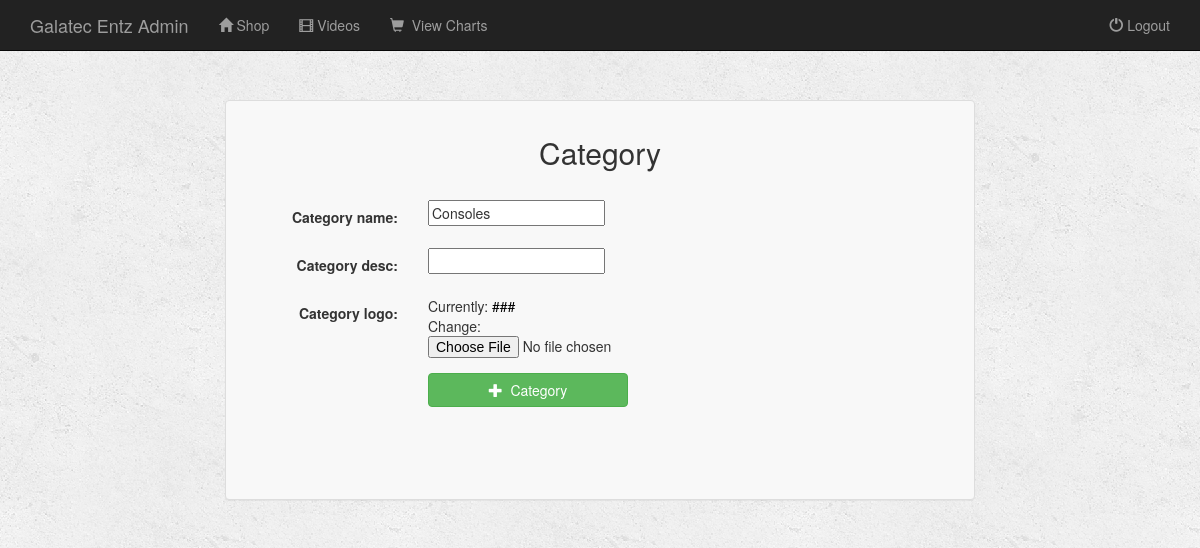
/galaAdmin/edit_category/1, run on an earlier commit of the app's database.
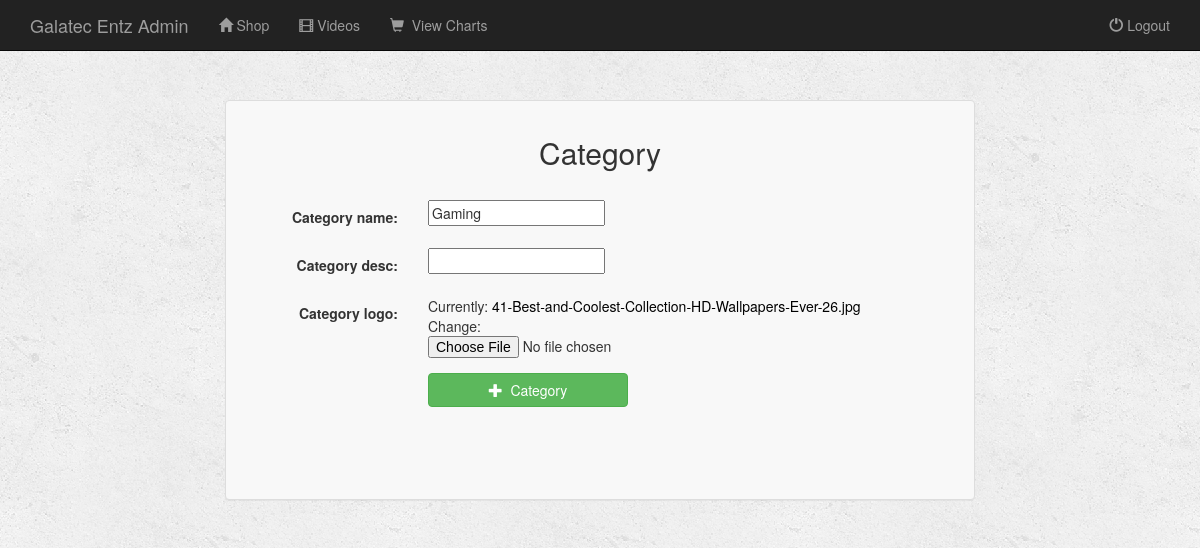
And on a later commit of the database.
### shop/models.py (models this page shows, shortened)
class Category(models.Model):
    category_name = models.CharField(max_length=250)
    category_desc = models.CharField(max_length=250)
    category_logo = models.FileField()

### shop/views.py (the view)
# urls.py: url(r'^edit_category/(?P<pk>[0-9]+)$', CategoryUpdate.as_view(), name='category-edit'),
class CategoryUpdate(UpdateView):
    title = "Edit Category"
    model = Category
    fields = ['category_name',  'category_desc', 'category_logo']

### shop/templates/shop/category_form.html (shortened to what this page needs)
{% include 'gala/base.html' %}
{% block content %}
{% load staticfiles %}
<div class="container" style="margin-top:50px;">
     <div class="row">
         <div class="col-md-2 clearfix"></div>
         <div class="col-md-8">
             <div class="panel panel-default add-cat-panel">
                <div class="panel-body">
                    <h2 class="text-center">Category</h2>
                    <form class="form-horizontal" style="margin-top:30px;" action="" method="post" enctype="multipart/form-data">
                         {% include 'shop/form-template.html' %}
                         <div class="form-group">
                             <div class="col-sm-offset-3 col-md-9">
                                 <button type="submit" class="btn btn-cat btn-success"><span class="glyphicon glyphicon-plus"></span>&nbsp; Category</button>
                             </div>
                         </div>
                     </form>
                </div>
             </div>
         </div>
         <div class="col-md-2 clearfix"></div>
     </div>
</div>
{% endblock %}

### gala/templates/gala/base.html (shortened to what this page needs)
<!DOCTYPE html>
<html lang="en">
<head>
    {% load staticfiles %}
    <link rel="stylesheet" type="text/css" href="{% static 'css/bootstrap.css' %}"/>
    <link rel="stylesheet" type="text/css" href="{% static 'css/font-awesome.css' %}"/>
    <link rel="stylesheet" type="text/css" href="{% static 'css/style.css' %}"/>
</head>
<body style="background-color: #F0F0F0;">
<div class="navbar navbar-inverse navbar-fixed-top" role="navigation">
    <div class="container">
        <div class="navbar-header">
            <a class="navbar-brand" href="{% url 'gala:index' %}">Galatec Entz Admin</a>
        </div>
        <div id="topNavBar" class="navbar-collapse collapse">
            <ul class="nav navbar-nav">
                <li class="#"><a href="{% url 'gala:shop' %}"><span
                        class="glyphicon glyphicon-home"></span>&nbsp;Shop</a></li>
                <li><a href="{% url 'gala:videos' %}"><span class="glyphicon glyphicon-film"></span>&nbsp;Videos</a>
                </li>
                <li><a href="{% url 'gala:chart' %}"><span class="glyphicon glyphicon-shopping-cart"></span>&nbsp; View
                    Charts</a></li>
            </ul>
            <ul class="nav navbar-nav navbar-right">
                <li><a href="{% url 'index' %}"><span class="glyphicon glyphicon-off"></span>&nbsp;Logout</a></li>
            </ul>
        </div>
    </div>
</div>
<div class="footer">
    <p>&copy; Company 2017</p>
</div>
</body>
</html>

### shop/templates/shop/form-template.html (shortened to what this page needs)
{% for field in form %}
<div class="form-group">
    <div class="col-sm-offset-3 col-sm-9">
    </div>
    <label class="col-md-3 control-label">{{ field.label_tag }}</label>
    <div class="col-md-9 field">
        {{ field }}
    </div>
</div>
{% endfor %}

### static/css/style.css (style rules this page uses)
body { background: white url("../img/background.png"); }
a { text-decoration:none; }
.footer { text-align: center; }
ul { list-style:none; }
a:link,hover,active,visited { color: #000000; text-decoration:none; cursor: pointer; }
.add-cat-panel { background-color:#F8F8F8; height:400px; }
.btn-cat { width:200px; }

What changed in the data, as far as the page shows it:
changed Category: category_name "Consoles" → "Gaming"
Also different on the page:
text no longer shown: "Currently: ### Change:"
text now shown: "Currently: 41-Best-and-Coolest-Collection-HD-Wallpapers-Ever-26.jpg Change:"
